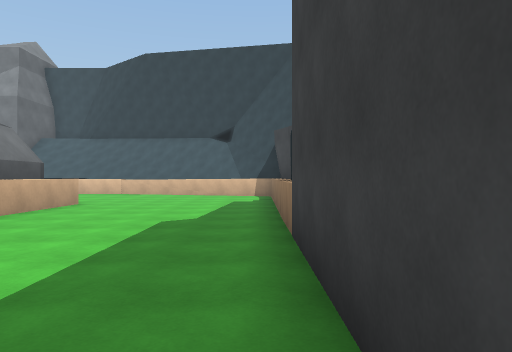
view 1 (above)

24 first-person views from a walk through a scene from a Unity 3-D project. The camera is 1.4 m above the floor, looks level and sees 70° across. The floor is counted in squares, 2 m on a side. Each view is taken from the middle of a square. On the plan, view 1 faces up. The plan holds only what a view shows up to about 11 squares ahead; the rest is blank. The place goes on beyond the plan.

view 2
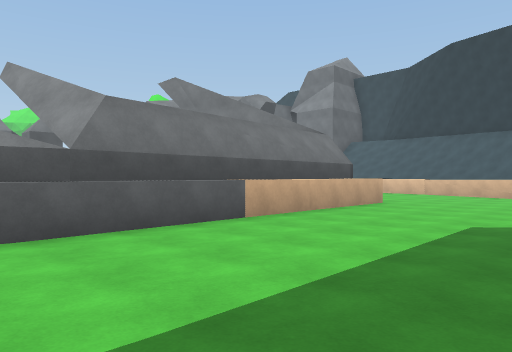

view 3
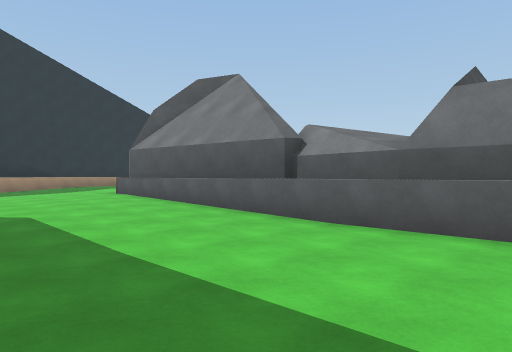

view 4
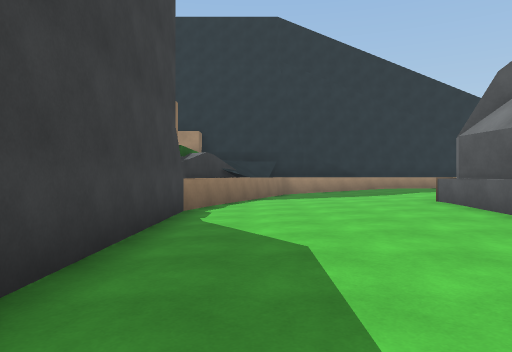

view 5
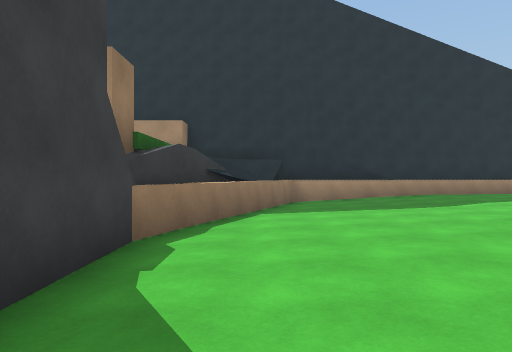

view 6
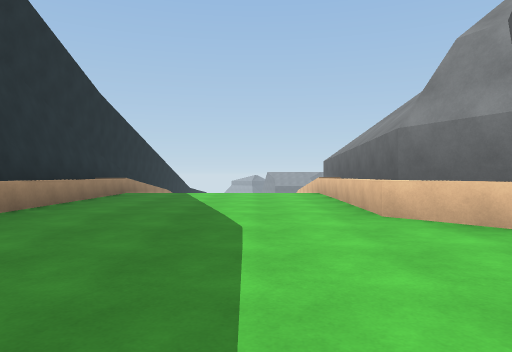

view 7
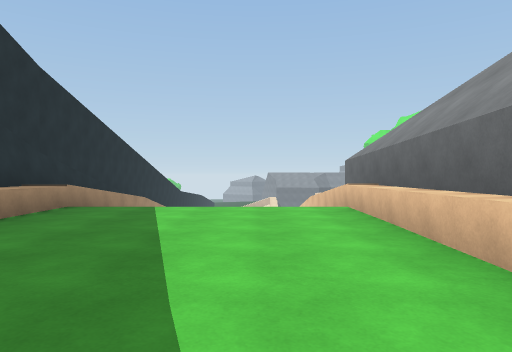

view 8
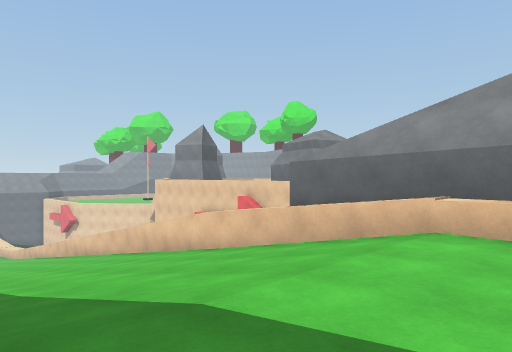

view 9
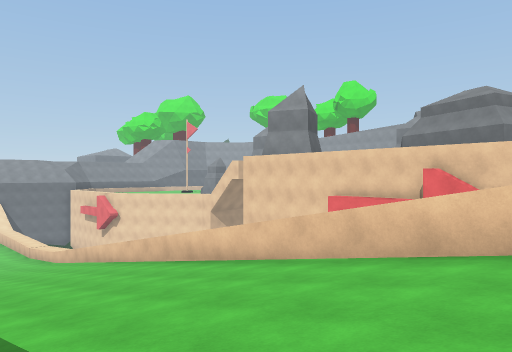

view 10
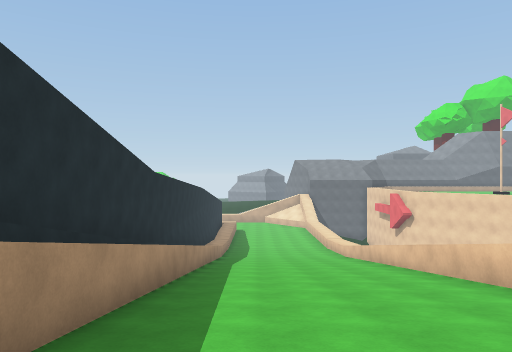

view 11
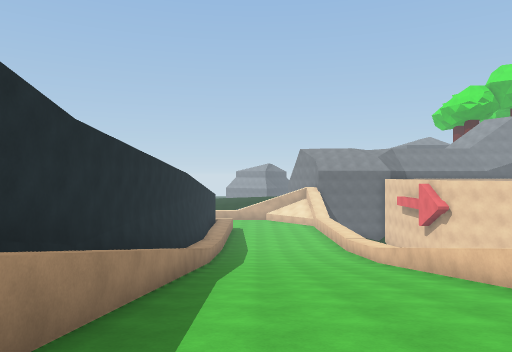

view 12
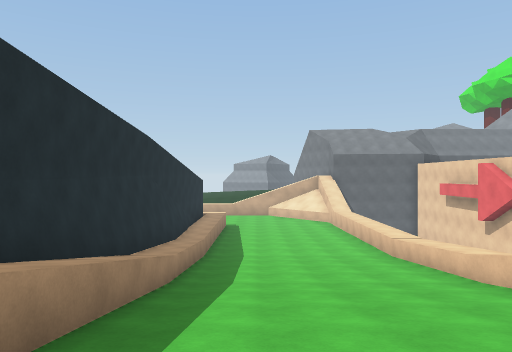

view 13
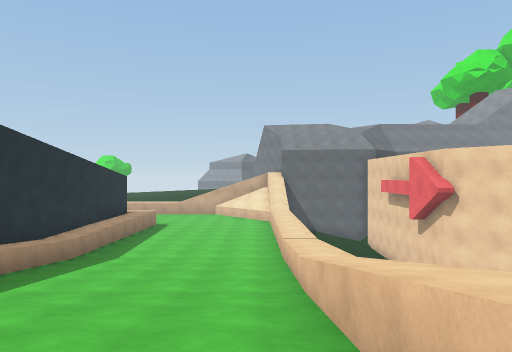

view 14
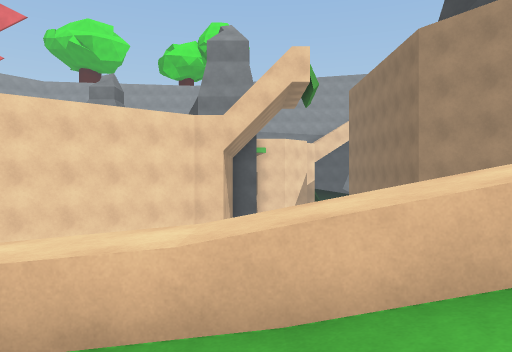

view 15
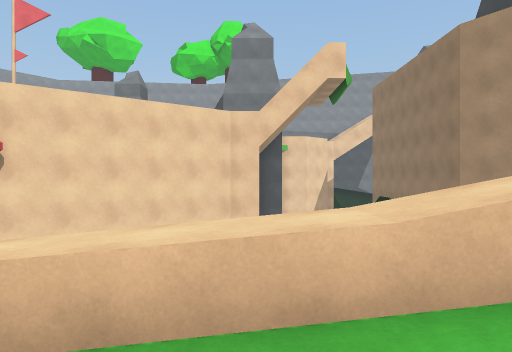

view 16
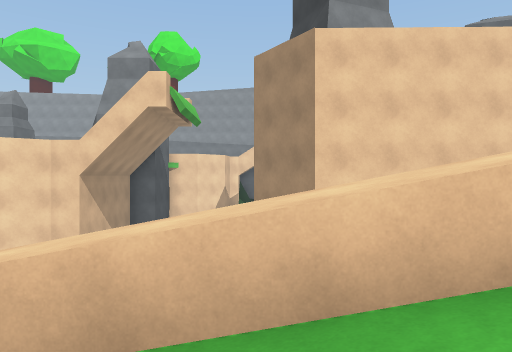

view 17
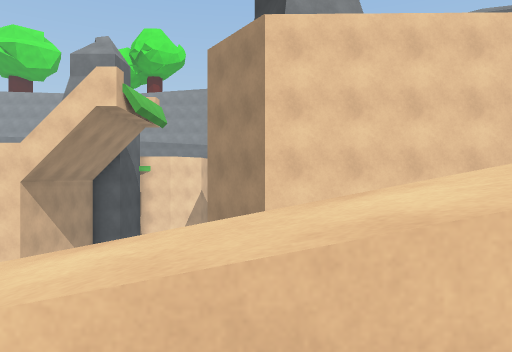

view 18
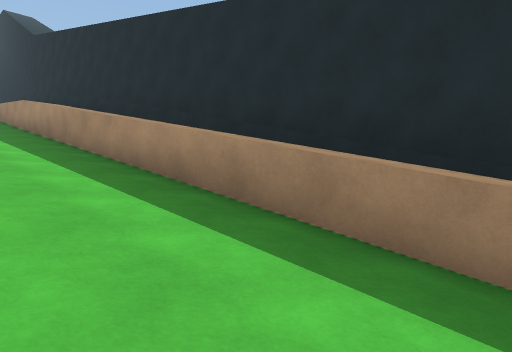

view 19
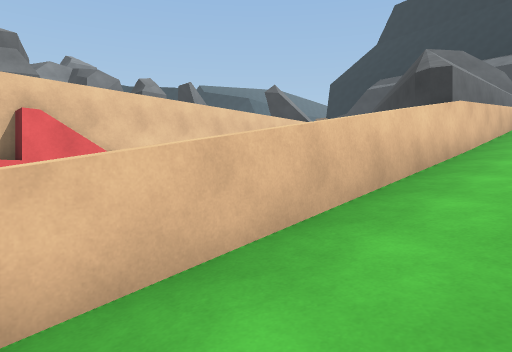

view 20
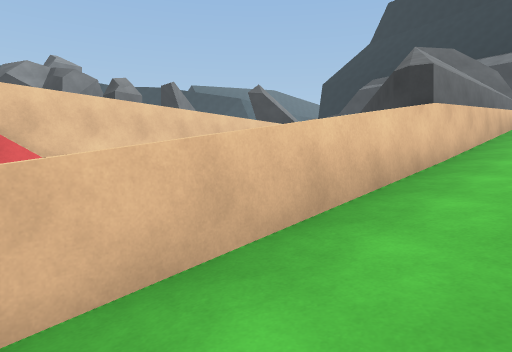

view 21
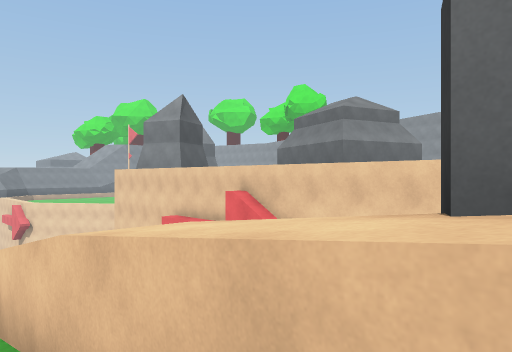

view 22
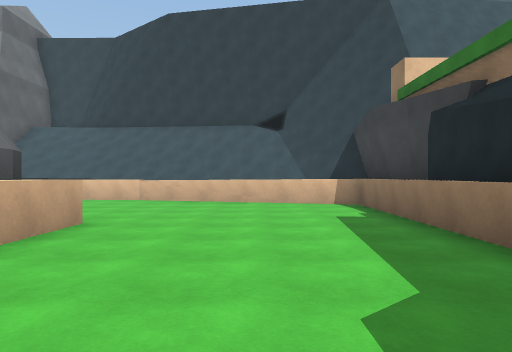

view 23
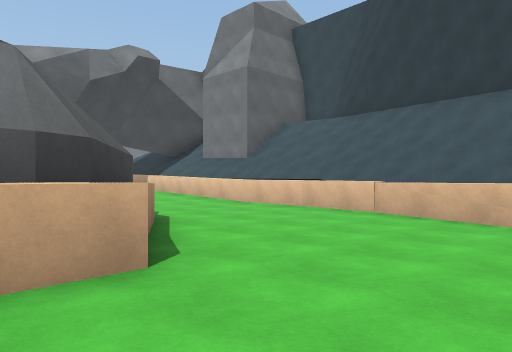

view 24
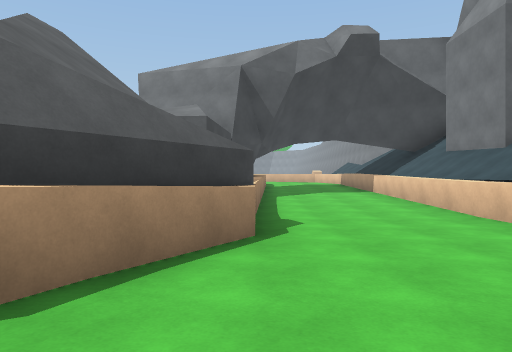

### Floor plan
Key: @ floor where view 1 was taken; # wall or solid block; . main floor; : floor 0.5 m higher than the main floor; - floor 8 m lower than the main floor; / step, stairs or slope; = window, fence, low wall or low ledge; ^ raised ledge; v drop or lower ground.
Columns run from 38 left of view 1 to 1 right of it. Each row starts with its distance up from view 1.
 15                         ^^^^^^^^^^^####
 14                         :..........^^^##
 13                         :.............^^
 12                         :..............#
 11                         ##^^^^#^.......#
 10                                #^......#
  9                                 #^.....#
  8                                  #.....#
  7                                  #.....#
  6                                  #.....#
  5                                  #.....#
  4                                  #.....#
  3      v  v           #            #.....#
  2      v  v ^         #            #.....#
  1    vvvvvv ^                      ^.....#
  0   ##      ^#                    #^....@#
 -1  #v       v^#                   #^.....#
 -2 #v         ^^^^^^^^^^^^^^^^      #.....#
 -3                                  #.....#
 -4                            v#    #.....#
 -5                          v#      #:....#
 -6                         v##     ##:....#
 -7 ^^^^^^^^^^^^^^^^^^^^^^^^^#######^^:...##
 -8 ---/////////////////////////::::::....#
 -9 ---/////////////////////////::::::....#
-10 ---/////////////////////////::::::...^#
-11 ---/////////////////////////::::::...^
-12 ---/////////////////////////::::::..=
-13 ^#####^^^^^^^^^^^^^^^^^^^^^^^########
-14         ##############

Positions as (right, up) in squares from view 1, and headings:
1: (0, 0), facing up
2: (0, 0), facing up-left
3: (0, 4), facing down-left
4: (-1, 1), facing down
5: (-1, -2), facing down
6: (-1, -9), facing left
7: (-4, -9), facing left
8: (-9, -12), facing up-left
9: (-16, -12), facing up-left
10: (-17, -11), facing left
11: (-21, -11), facing left
12: (-26, -11), facing left
13: (-27, -8), facing left
14: (-32, -9), facing up
15: (-33, -9), facing up
16: (-28, -9), facing up
17: (-27, -8), facing up
18: (-26, -10), facing down-right
19: (-21, -9), facing up-right
20: (-20, -9), facing up-right
21: (-13, -8), facing up-left
22: (-2, 4), facing up
23: (-2, 8), facing up-left
24: (-3, 11), facing left
